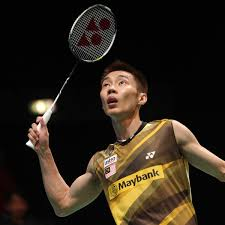
#> input picture leechongwei.jpg, 225 x 225 px, given in place of lindan.mp4, which was not available
$ python opencv-test.py
#> lines starting #> are read from the running program, lines starting #| are printed output that depends on the picture; after the words box and inside, x2 and y2 are one past the last pixel; in counts of white or black regions, pixels touching at a corner belong together
#spatiotemporal data
import sys
sys.path.append('/usr/local/lib/python2.7/site-packages')

import numpy as np
import cv2

cap = cv2.VideoCapture('lindan.mp4')

while(cap.isOpened()):
    _, frame = cap.read()
#> frame is the input picture: shape (225, 225, 3); mean B, G, R 26, 37, 46.2

    hsv = cv2.cvtColor(frame, cv2.COLOR_BGR2HSV)
#> hsv: shape (225, 225, 3); mean H, S, V 17.9, 69.6, 46.5

    boundaries = [
	([17, 15, 100], [50, 56, 200]),
	([86, 31, 4], [220, 88, 50]),
	([25, 146, 190], [62, 174, 250]),
	([103, 86, 65], [145, 133, 128])
    ]
    lower = np.array(boundaries[1][0])
    upper = np.array(boundaries[1][1])
    # Threshold the HSV image to get only blue colors
    mask = cv2.inRange(hsv, lower, upper)
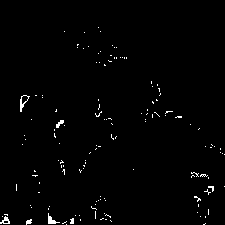
#> mask: shape (225, 225); 1.2% white in thin lines or dots, all inside (x1, y1, x2, y2) = (0, 27, 225, 225)
    # Bitwise-AND mask and original image
    res = cv2.bitwise_and(frame,frame, mask= mask)
    cv2.imshow('frame',frame)
    cv2.imshow('mask',mask)
    cv2.imshow('res',res)
    k = cv2.waitKey(5) & 0xFF
#> (key Esc is pressed here)
    if k == 27:
        break

cap.release()
cv2.destroyAllWindows()

$ run again, on lindan.jpg
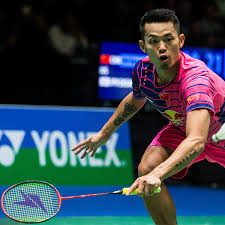
#> input picture lindan.jpg, 225 x 225 px, given in place of lindan.mp4, which was not available
#> frame is the input picture: shape (225, 225, 3); mean B, G, R 81.1, 66.6, 53.8
#> hsv: shape (225, 225, 3); mean H, S, V 70.1, 137.5, 102
#> `mask = cv2.inRange(hsv, lower, upper)`:
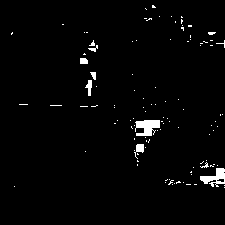
#> mask: shape (225, 225); 2.1% white; 109 white regions (101 under 20 px), largest, box (x1, y1, x2, y2) and area: (135, 120, 160, 136) 284, (200, 168, 225, 187) 241, (134, 144, 144, 159) 72
